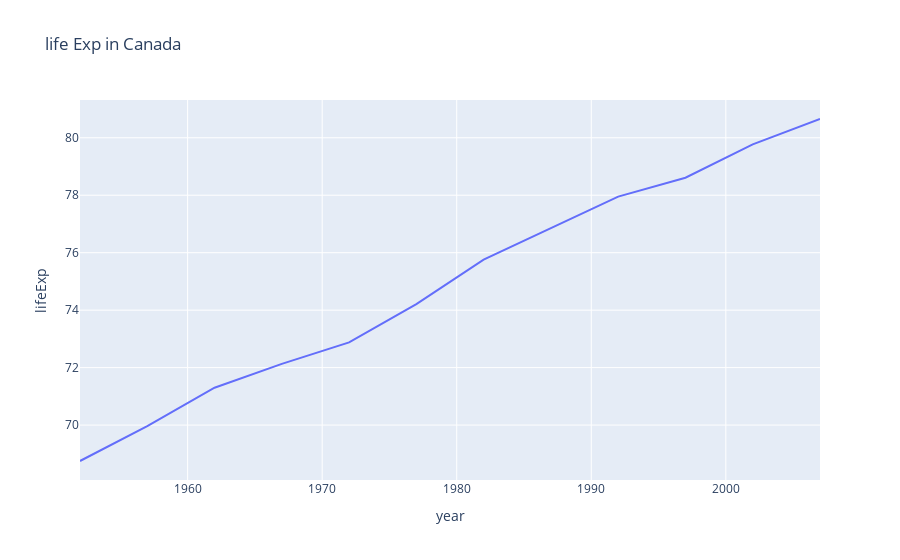

The cell this chart's notebook holds for it:
### Code cell
px.line(data_canada,x="year",y="lifeExp",title="life Exp in Canada")

### Figure 1 — Plotly figure (JSON) as saved in the notebook; plotly's stock layout.template omitted (floating-point values rounded to 4 significant figures)
{"data": [{"hovertemplate": "year=%{x}<br>lifeExp=%{y}<extra></extra>", "legendgroup": "", "line": {"color": "#636efa", "dash": "solid"}, "marker": {"symbol": "circle"}, "mode": "lines", "name": "", "orientation": "v", "showlegend": false, "type": "scatter", "x": [1952, 1957, 1962, 1967, 1972, 1977, 1982, 1987, 1992, 1997, 2002, 2007], "xaxis": "x", "y": [68.75, 69.96, 71.3, 72.13, 72.88, 74.21, 75.76, 76.86, 77.95, 78.61, 79.77, 80.65], "yaxis": "y"}], "layout": {"autosize": true, "legend": {"tracegroupgap": 0}, "title": {"text": "life Exp in Canada"}, "xaxis": {"anchor": "y", "autorange": true, "domain": [0, 1], "range": [1952, 2007], "title": {"text": "year"}, "type": "linear"}, "yaxis": {"anchor": "x", "autorange": true, "domain": [0, 1], "range": [68.09, 81.31], "title": {"text": "lifeExp"}, "type": "linear"}}}
